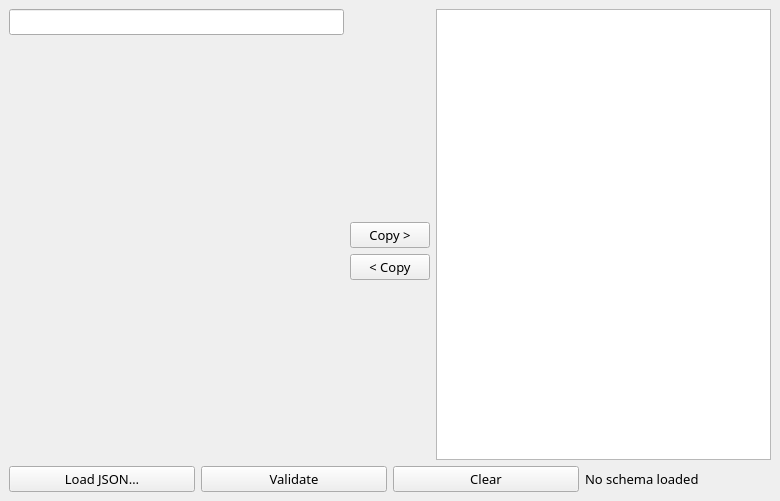
<?xml version="1.0" encoding="UTF-8"?>
<ui version="4.0">
 <class>MainWindow</class>
 <widget class="QMainWindow" name="MainWindow">
  <property name="geometry">
   <rect>
    <x>0</x>
    <y>0</y>
    <width>780</width>
    <height>501</height>
   </rect>
  </property>
  <property name="windowTitle">
   <string>jsonStudio</string>
  </property>
  <widget class="QWidget" name="centralwidget">
   <layout class="QVBoxLayout" name="verticalLayout">
    <item>
     <layout class="QGridLayout" name="ui_grid_layout">
      <item row="0" column="0">
       <widget class="QLineEdit" name="ui_filter_edit">
        <property name="font">
         <font>
          <family>Bahnschrift</family>
          <pointsize>10</pointsize>
         </font>
        </property>
       </widget>
      </item>
      <item row="0" column="2" rowspan="2">
       <widget class="QPlainTextEdit" name="ui_view_edit">
        <property name="font">
         <font>
          <family>Bahnschrift</family>
          <pointsize>10</pointsize>
         </font>
        </property>
       </widget>
      </item>
     <item row="1" column="1">
       <layout class="QVBoxLayout" name="verticalLayout_2">
        <property name="rightMargin">
         <number>0</number>
        </property>
        <item>
         <spacer name="verticalSpacer">
          <property name="orientation">
           <enum>Qt::Vertical</enum>
          </property>
          <property name="sizeHint" stdset="0">
           <size>
            <width>20</width>
            <height>40</height>
           </size>
          </property>
         </spacer>
        </item>
        <item>
         <widget class="QPushButton" name="ui_out_btn">
          <property name="font">
           <font>
            <family>Bahnschrift</family>
            <pointsize>10</pointsize>
           </font>
          </property>
          <property name="text">
           <string>Copy &gt;</string>
          </property>
         </widget>
        </item>
        <item>
         <widget class="QPushButton" name="ui_update_btn">
          <property name="font">
           <font>
            <family>Bahnschrift</family>
            <pointsize>10</pointsize>
           </font>
          </property>
          <property name="text">
           <string>&lt; Copy</string>
          </property>
         </widget>
        </item>
        <item>
         <spacer name="verticalSpacer_2">
          <property name="orientation">
           <enum>Qt::Vertical</enum>
          </property>
          <property name="sizeHint" stdset="0">
           <size>
            <width>20</width>
            <height>40</height>
           </size>
          </property>
         </spacer>
       </item>
      </layout>
     </item>
     <item row="2" column="0" colspan="3">
      <layout class="QHBoxLayout" name="ui_schema_layout">
       <item>
        <widget class="QPushButton" name="ui_load_json_btn">
         <property name="font">
          <font>
           <family>Bahnschrift</family>
           <pointsize>10</pointsize>
          </font>
         </property>
         <property name="text">
          <string>Load JSON…</string>
         </property>
        </widget>
       </item>
       <item>
       <widget class="QPushButton" name="ui_validate_btn">
         <property name="font">
          <font>
           <family>Bahnschrift</family>
           <pointsize>10</pointsize>
          </font>
         </property>
         <property name="text">
          <string>Validate</string>
         </property>
       </widget>
      </item>
       <item>
        <widget class="QPushButton" name="ui_clear_btn">
         <property name="font">
          <font>
           <family>Bahnschrift</family>
           <pointsize>10</pointsize>
          </font>
         </property>
         <property name="text">
          <string>Clear</string>
         </property>
        </widget>
       </item>
       <item>
        <widget class="QLabel" name="ui_schema_status_label">
         <property name="font">
          <font>
           <family>Bahnschrift</family>
           <pointsize>10</pointsize>
          </font>
         </property>
         <property name="text">
          <string>No schema loaded</string>
         </property>
        </widget>
       </item>
      </layout>
     </item>
     </layout>
    </item>
   </layout>
  </widget>
 </widget>
 <resources/>
 <connections/>
</ui>
